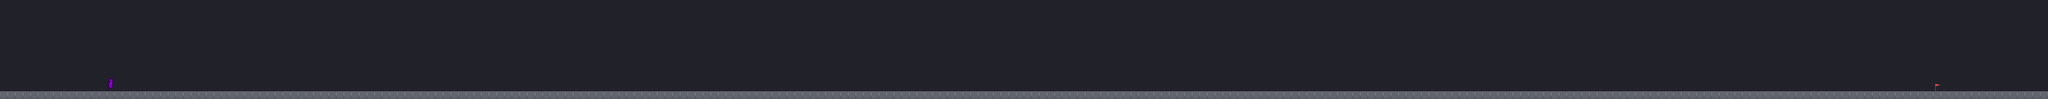

A level layout from a 2D game, rendered from its tile map. Below: a short description, then the map file with tile-grid data replaced by summaries:
An orthogonal 268x13 tile map with 32x32 px tiles, 3 tile layers (Background Color, Background, Graphics) and 6 objects.

<map version="1.2" tiledversion="1.2.4" orientation="orthogonal" renderorder="right-down" width="268" height="13" tilewidth="32" tileheight="32" infinite="0" nextlayerid="11" nextobjectid="8">
 <tileset firstgid="1" name="tileset" tilewidth="32" tileheight="32" tilecount="96" columns="12">
  <image source="tileset.png" width="384" height="256" />
 </tileset>
 <layer id="1" name="Background Color" width="268" height="13">
  <data>[3484 cells, 3484 non-empty, 1 distinct tile ids]</data>
 </layer>
 <layer id="2" name="Background" width="268" height="13">
  <data>[3484 cells, 0 non-empty, 0 distinct tile ids]</data>
 </layer>
 <layer id="3" name="Graphics" width="268" height="13">
  <data>[3484 cells, 271 non-empty, 4 distinct tile ids]</data>
 </layer>
 <objectgroup id="4" name="Ground">
  <object id="4" x="448" y="384" width="7680" height="32" />
  <object id="6" x="0" y="384" width="448" height="32" />
  <object id="7" x="8128" y="384" width="448" height="32" />
 </objectgroup>
 <objectgroup id="5" name="Wall">
  <object id="1" x="448" y="0" height="416" />
  <object id="3" x="8128" y="0" height="416" />
 </objectgroup>
 <objectgroup id="6" name="Spikes" />
 <objectgroup id="7" name="Barrier" />
 <objectgroup id="8" name="End">
  <object id="5" x="8096" y="384" width="32" height="32" />
 </objectgroup>
 <objectgroup id="9" name="Enemy1" />
 <objectgroup id="10" name="Enemy2" />
</map>
